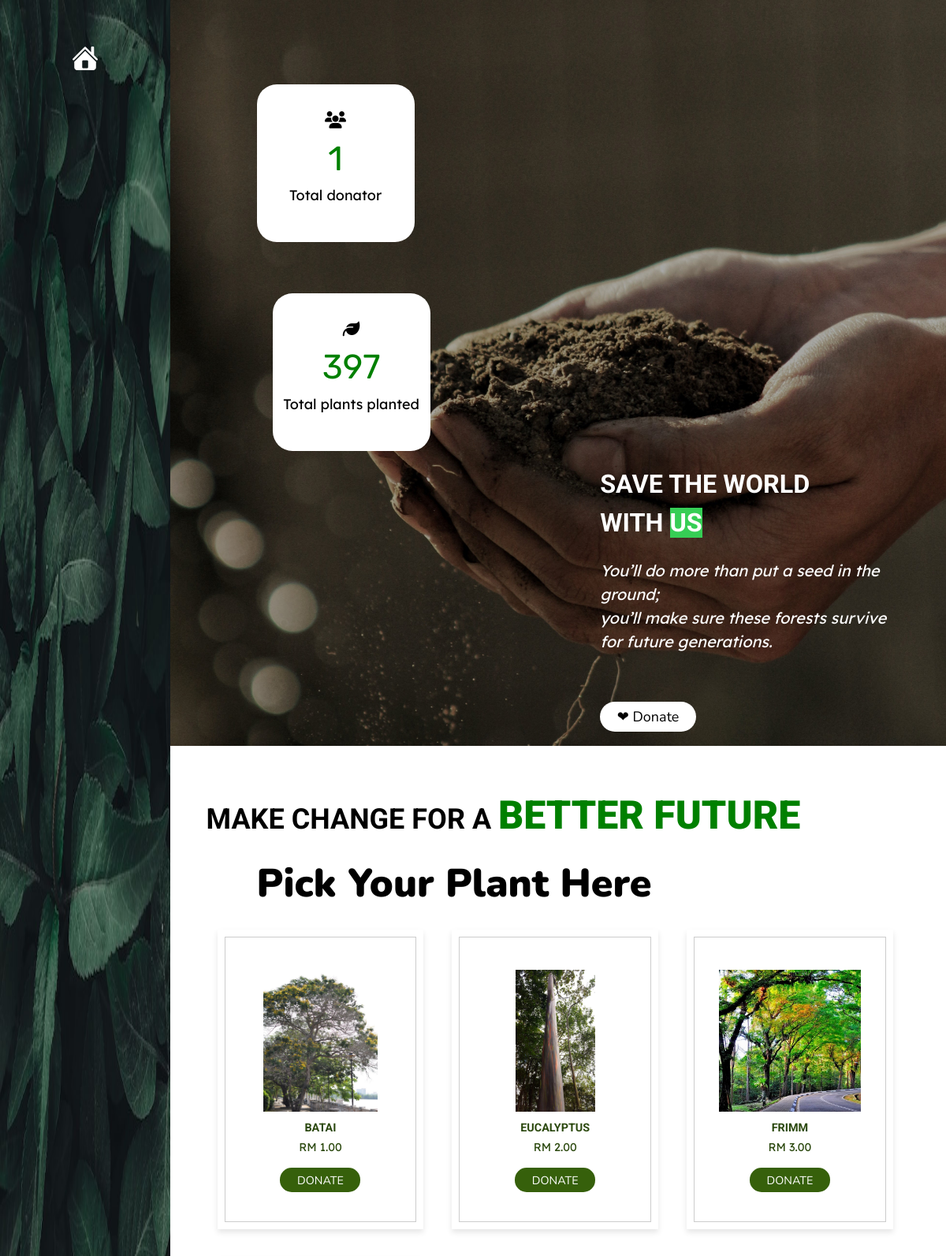
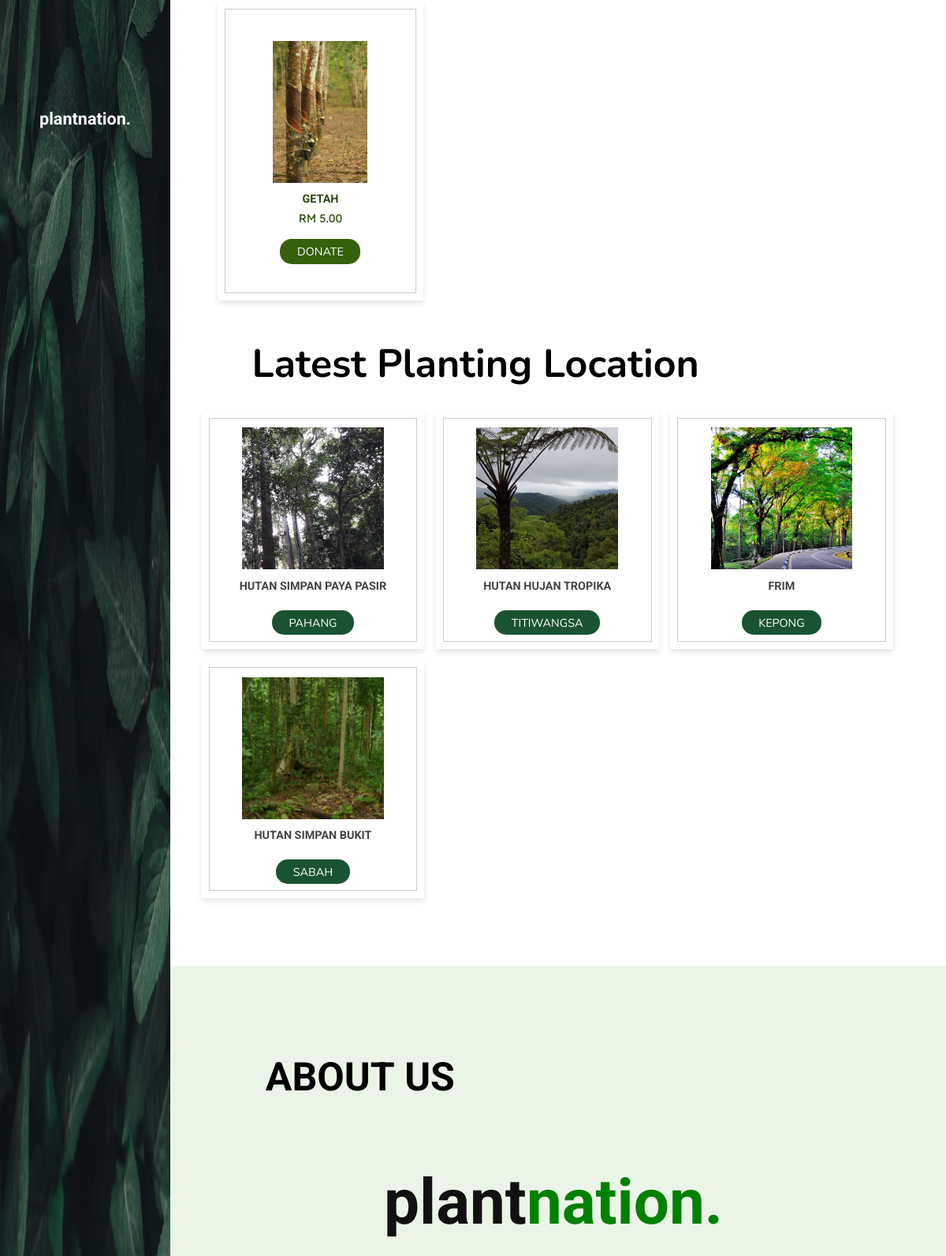
The page / (upper part) on the database its author committed (2 pictures, top to bottom).
### tables this page shows
CREATE TABLE `plant` (
  `Plant_id` int(11) NOT NULL,
  `Plant_Name` varchar(100) NOT NULL,
  `Plant_Price` varchar(200) NOT NULL,
  `plant_img` varchar(200) NOT NULL
);

### index.php (the view, shortened to what this page needs)
<?php
include './include/config.php';
$plant = mysqli_query($con,"SELECT * FROM plant");
?>
<!DOCTYPE html>
<html>
<head>
    <link href="runcloud.css" rel="stylesheet" />
</head>
<body>
    <header style="	background-image: url('leaf.jpg');
">
        <a href="#home"><img src="home-32.png" alt=""></a>
        <a href="#" id="name" style="padding-bottom:210px;">plant<b style="color:white;">nation.</b></a>
    </header>
    <section class="home" id="home">
        <section id="statistics" style="align-items:top-left; padding-top:100px; padding-left:100px;">
            <div id="counteruser"
                style="font-size:2.5rem;background:white; text-align:center; width:200px; height:200px; padding-top:30px; border-radius:25px;">
                <?php
					$total_plant = mysqli_query($con,'SELECT COUNT(*) as numPlant FROM donator');
					$num_plant = mysqli_fetch_assoc($total_plant);
				?>
                <div id="icon" style="font-size:3rem;"><i class="fa fa-users"></i></div>
                <div class="num" style="font-size:6rem; font-family: 'Rubik', sans-serif; color:green;">
                    <?=$num_plant['numPlant'];?></div>
                <p style="font-family: 'Lexend Deca', sans-serif;">Total donator</p>
            </div>
            <br><br><br><br><br><br>
            <div id="counterplant"
                style="font-size:2.5rem;background:white; text-align:center;margin-left:20px; width:200px; height:200px; padding-top:30px; border-radius:25px;">
                <div id="icon" style="font-size:3rem;"><i class="fa fa-leaf"></i></div>
                <div class="num" style="font-size:6rem;font-family: 'Rubik', sans-serif; color:green;">
                    <?=$num_plant['numPlant']+132*3;?></div>
                <p style="font-family: 'Lexend Deca', sans-serif;">Total plants planted</p>
            </div>
        </section>
        <div id="page1" style="text-align:left;">
            <h3 style="color: white; padding-right:100px; ">save the world </h3>
            <h3 style="color: white; padding-right:200px;">with <span style="color: white;background:#36CE55;  "> us
                </span></h3>
            <br><br>
            <i style="color:white; font-size:20px; font-family: 'Lexend Deca', sans-serif;">You’ll do more than put a
                seed in the ground;<br> you’ll make sure these forests survive for future generations.</i>
            <br><br><br><br><br><br>
            <div id="buttondon" style="padding-right:100px;">
                <a href="#donate" id="btn">❤ Donate</a>
            </div>
            <br>
        </div>
    </section>
    <section class="donate" id="donate" style="background:white;">
        <div id="headingdon">
            <br><br><br><br>
            <h1> Make change for a <span> better future </span></h1><br>
        </div>
        <div id="paymenttitle">
		<?php if(isset($_GET['plant-id'])){
							?>
                    	<div style="padding-left: 100px;font-size:40px">	Plant : No <?=$_GET['plant-id']?> is selected</div>
                    	<div style="padding-left: 100px;font-size:30px">	Please make payment below</div>
                    <?php
					}else{ ?>
                        <div id="paymenttitle">&nbsp;&nbsp;&nbsp;&nbsp;&nbsp;&nbsp;&nbsp;&nbsp;Pick Your Plant Here</div>
                   <?php }
					?>
		</div>
        <div class="container">
            <div class="products-container" style="margin-left: 50px;">
                <?php while($plants = mysqli_fetch_assoc($plant)) : ?>
                <div class="product" data-name="p-1">
                    <img src="<?= $plants['plant_img']?>" alt="">
                    <h3><?= $plants['Plant_Name']?></h3>
                    <div style="padding-bottom: 20px; font-family: 'Lexend Deca', sans-serif;"class="price"> <?=$plants['Plant_Price']?></div>
                    <a href="index.php?plant-id=<?= $plants['Plant_id']?>#donate" class="btndonate"> Donate
                    </a>
                </div>
                <?php endwhile;?>
            </div>
        </div>
        <div id="paymenttitle">&nbsp;&nbsp;&nbsp;&nbsp;&nbsp;&nbsp;&nbsp;&nbsp;Latest Planting Location</div>
        <div class="container2">
            <div class="location-container" style="margin-left: 30px;">
                <div class="location" data-name="p-a">
                    <img src="hutanpahangg.jpg" alt="">
                    <h3> HUTAN SIMPAN PAYA PASIR</h3><br>
                    <a style="pointer-events:none;background: #1a5332; font-family: 'Nunito', sans-serif;" href="" class="btnlocation">Pahang</a><br>
                </div>
                <div class="location" data-name="p-b">
                    <img src="hutantitiwangsa.jfif" alt="">
                    <h3> HUTAN HUJAN TROPIKA</h3><br>
                    <a style="pointer-events:none; background: #1a5332; font-family: 'Nunito', sans-serif;" href="" class="btnlocation">Titiwangsa</a><br>
                </div>
                <div class="location" data-name="p-c">
                    <img src="frimm.jfif" alt="">
                    <h3> FRIM</h3><br>
                    <a style="pointer-events:none; background: #1a5332; font-family: 'Nunito', sans-serif;" href="" class="btnlocation">Kepong</a><br>
                </div>
                <div class="location" data-name="p-a">
                    <img src="hutankukusan.jfif" alt="">
                    <h3> HUTAN SIMPAN BUKIT </h3><br>
                    <a style="pointer-events:none; background: #1a5332; font-family: 'Nunito', sans-serif;" href="" class="btnlocation">Sabah</a><br>
                </div>
            </div>
        </div>
        <br><br>
        <div class="payment-form" style="padding-left: 80px;">
            <form style="font-family:Arial;" action="" method="post">
                <section id="payment-info">
                </section>
        </div>
    </section>
    <section class="about" id="about" style="background-color:#ebf5e7;margin-left:60px">
        <h1 id="headingabt" style="font-size:50px; color:black;"><br><span
                style="font-size:50px; color:black; padding-left:80px;">ABOUT</span>&nbsp;US</h1><br><br>
        <br>
        <h2 style="padding-bottom:10px; font-size:80px;text-align:center;">plant<b
                style="color:green;text-align:center;">nation.</b></h2>
        <br><br><br> <br><br><br> <br><br><br> <br><br><br>
    </section>
</body>
</html>

### runcloud.css (style rules this page uses)
* { font-family: 'Roboto', sans-serif; margin:0;padding:0; box-sizing: border-box; outline:none; border:none; text-decoration:none; transition: all .2s linear; line-height: 1.5; }
html { font-size: 45%; overflow-x: hidden; scroll-behavior: smooth; }
body { background: #FFEBFD; padding-left: 20rem; }
section { padding: 1rem 5%; margin-left: 2rem; }
#counteruser { background:white; }
#page1 { padding-left:550px; }
#btn { display: inline-block; margin-top: 1rem; padding: .8rem 3rem; background: white; border-top-left-radius:25px; border-top-right-radius:25px; border-bottom-right-radius:25px; border-bottom-left-radius:25px; border-color: black; color: black; cursor: pointer; font-size: 2.5rem; font-family: 'Nunito', sans-serif; }
header { background-size: 100% 100%; position: fixed; top:0; left:0; bottom:0; display: flex; align-items: center; justify-content: space-between; z-index:1000; flex-flow: column; padding: 8rem 2rem; width: 30rem; text-align: center; }
#name { padding-top: 3rem; color : white; font-size:3rem; font-weight:bolder; font-family: 'Roboto', sans-serif; }
#headingdon h1 { color : black; font-size:5rem; font-weight:bolder; text-transform: uppercase; padding-left: 7rem; }
.container { max-width: 1400px; margin:0 auto; padding:3rem 2rem; }
.container { font-size: 3.5rem; color:#444; margin-bottom: 3rem; text-transform: uppercase; text-align: center; }
.container .products-container { display: grid; grid-template-columns: repeat(auto-fit, minmax(30rem, 1fr)); gap:5rem; }
.container .products-container .product { text-align: center; padding:7rem 3rem; background: #fff; box-shadow: 0 .5rem 1rem rgba(0,0,0,.1); outline: .1rem solid #ccc; outline-offset: -1.5rem; cursor: pointer; }
.container .products-container .product img { height: 25rem; }
.container .products-container .product h3 { padding:.5rem 0; font-size: 2rem; }
.container .products-container .product { font-size: 2rem; color:#2c490f; }
.btndonate { display: in-line block; gap:1.5rem; flex-wrap: wrap; margin-top: 1rem; padding: .8rem 3rem; border-radius:15px; font-family: 'Nunito', sans-serif; }
a.btndonate { background:#36600b; color:#fff; font-family: 'Nunito', sans-serif; }
.container2 { max-width: 1200px; margin:0 auto; padding:3rem 2rem; }
.container2 { font-size: 3.5rem; color:#444; margin-bottom: 3rem; text-transform: uppercase; text-align: center; }
.container2 .location-container { display: grid; grid-template-columns: repeat(auto-fit, minmax(30rem, 1fr)); gap:2rem; }
.container2 .location-container .location { text-align: center; padding:3rem 2rem; background: #fff; box-shadow: 0 .5rem 1rem rgba(0,0,0,.1); outline: .1rem solid #ccc; outline-offset: -1.5rem; cursor: pointer; }
.container2 .location-container .location img { height: 25rem; }
.container2 .location-container .location h3 { padding:.5rem 0; font-size: 2rem; color:#444; }
.container2 .location-container .location { font-size: 2rem; color:#444; }
.btnlocation { display: in-line block; gap:1.5rem; flex-wrap: wrap; margin-top: 1rem; padding: .8rem 3rem; border-radius:15px; font-family: 'Nunito', sans-serif; }
a.btnlocation { background: #215606; color:#fff; font-family: 'Nunito', sans-serif; }
#paymenttitle { color : black; font-weight:bolder; font-size:50px; font-family:'Nunito', sans-serif; }
#headingdon h1 span { color : green; font-size:50px; font-weight:bolder; text-transform: uppercase; }
#home { display: flex; background-image: url('plant3.jpg'); background-position:center; background-repeat: no-repeat; background-size: cover; align-items: center; flex-wrap: wrap; gap: 1.5rem; }
#home { display: flex; background-image: url('plant3.jpg'); align-items: center; flex-wrap: wrap; gap: 1.5rem; }
#page1 { flex:1 1 40rem; }
#page1 i { flex:1 1 40rem; color:white; font-size:20px; }
#page1 h3 { font-size: 4.5rem; color:#E80CA6; text-transform: uppercase; }
#page1 h3 span { color:black; text-transform: uppercase; }
#about h1 { font-size: 6rem; padding-bottom: 1rem; padding-top: 3rem; color: #111; }
#about h1 span { padding-top: 6rem; font-size: 4rem; color: #E80CA6; padding-bottom: 2rem; }
#about h2 { font-size: 6rem; padding-bottom: 1rem; padding-top: 3rem; color: #111; }

### rows shown on the page
plant: plant_img (picture), Plant_Name "BATAI", Plant_Price "RM 1.00"
plant: plant_img (picture), Plant_Name "EUCALYPTUS", Plant_Price "RM 2.00"
plant: plant_img (picture), Plant_Name "FRIMM", Plant_Price "RM 3.00"
plant: plant_img (picture), Plant_Name "GETAH", Plant_Price "RM 5.00"

### other values the page prints
$num_plant['numPlant'] "1"
$num_plant['numPlant']+132*3 "397"
